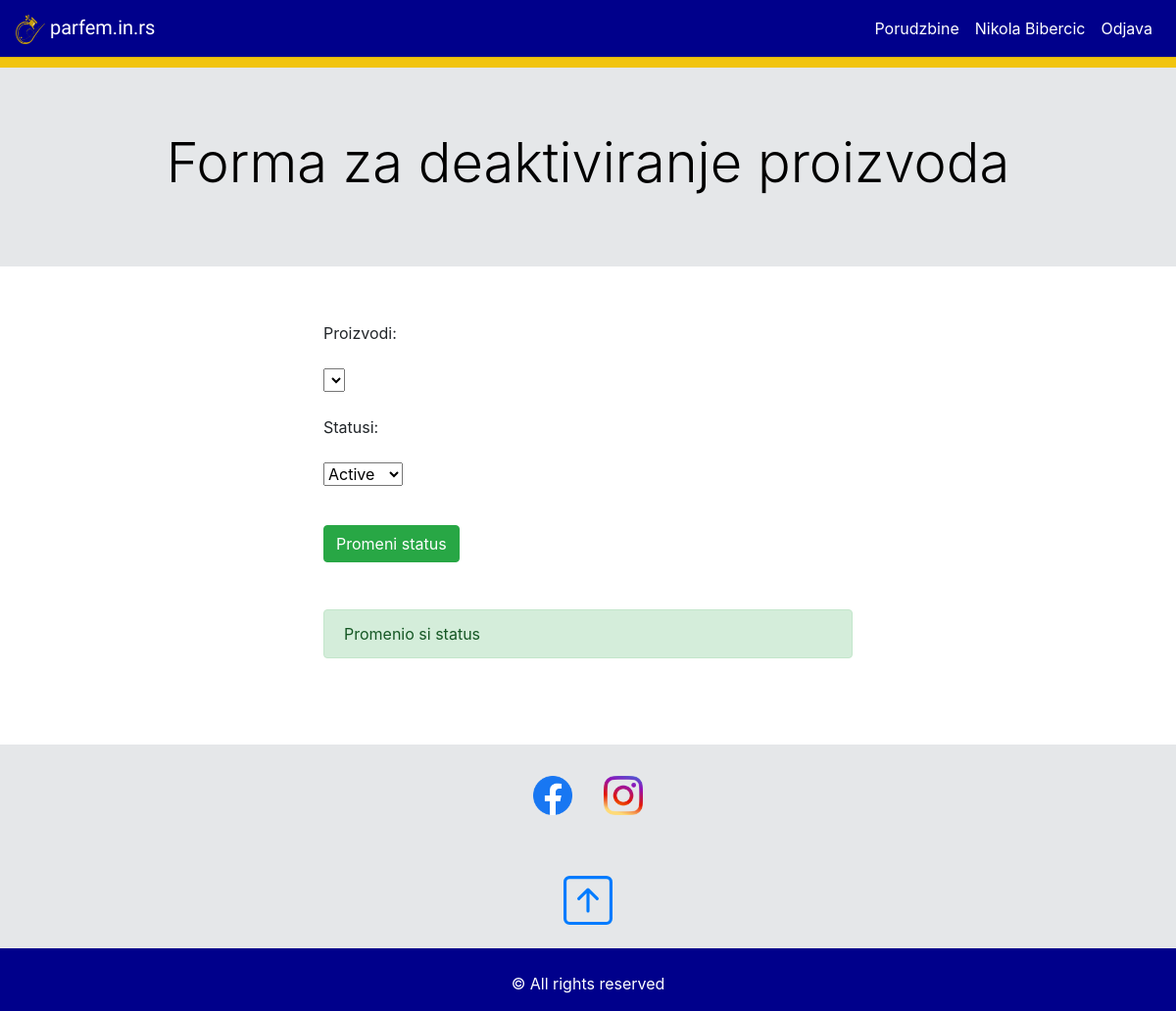
Before: /views/admin.change.product.status.view.php?productStatusChanged=1 (signed in) with the older database file.
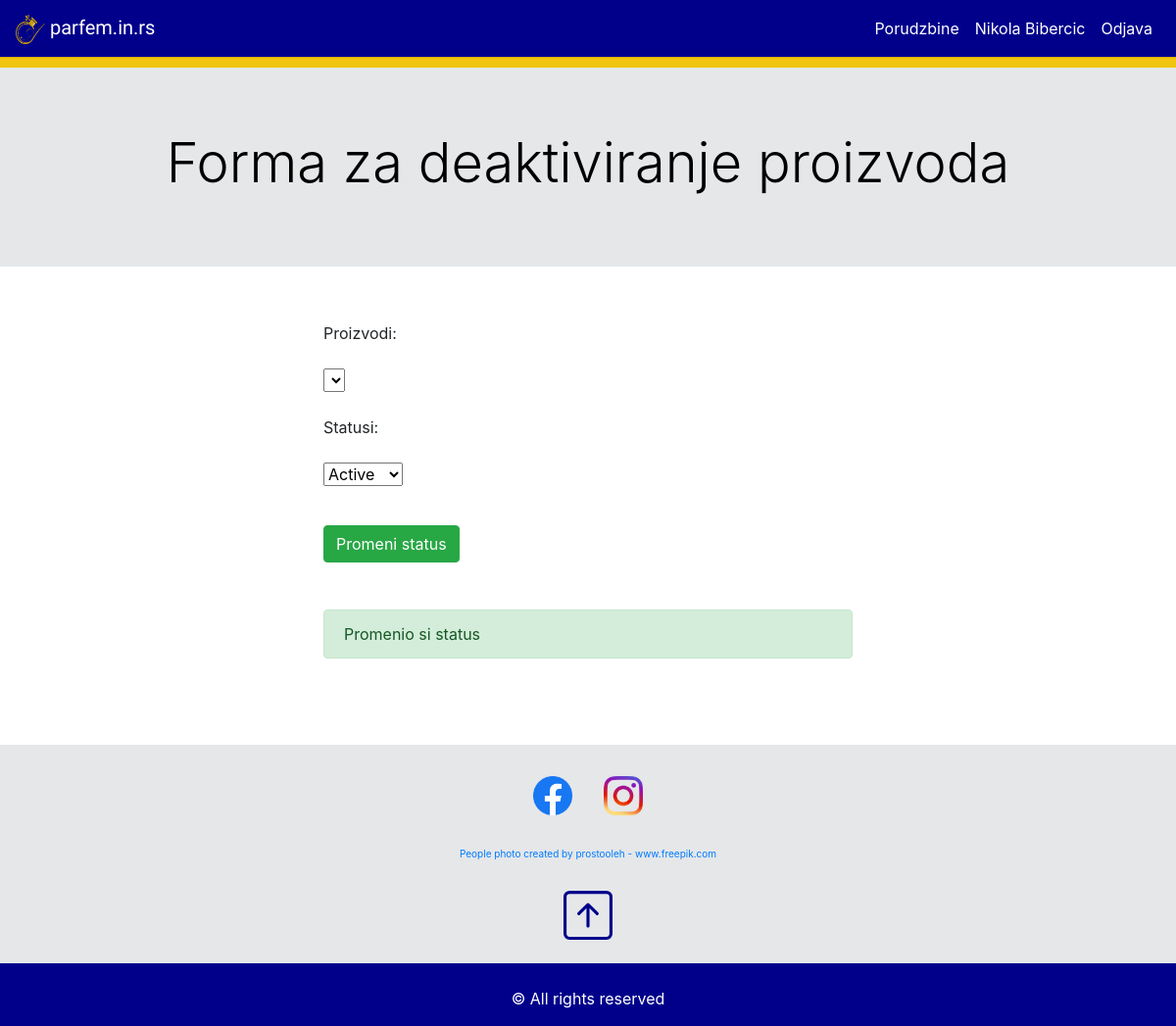
After: the same page with the newer database file.
### tables this page shows
CREATE TABLE settings(
	setting_id int AUTO_INCREMENT PRIMARY KEY,
	setting_description varchar(150),
	setting_value varchar(150),
	setting_value_2 varchar(150)
);

### objects.php (called while the page is built, shortened)
<?php
    require 'classes/Connection.php';
    require 'classes/ConnectionBuilder.php';
    require 'classes/User.php';
    require 'classes/Product.php';
    require 'classes/Setting.php';
    $conn = new Connection();
    $user = new User($conn->connect());
    $product = new Product($conn->connect());
    $setting = new Setting($conn->connect());
?>

### classes/Connection.php (called while the page is built)
<?php
    class Connection{
        public $host='localhost';
        public $dbname='shop';
        public $username='root';
        public $password='';
        public function connect(){
            try{
                return new PDO("mysql:host={$this->host};dbname={$this->dbname};charset=utf8",$this->username,$this->password);
            }catch(PDOException $e){
                echo 'Error'.$e->getMessage();
            }
        }
    }
?>

### classes/ConnectionBuilder.php (called while the page is built, shortened)
<?php
    class ConnectionBuilder{
        public function __construct($conn){
            $this->conn = $conn;
        }
    }
?>

### classes/User.php (called while the page is built, shortened)
<?php
    class User extends ConnectionBuilder{
        public function checkUserAdmin($user_id){
            $sql = "select ur.user_id
                    from user_roles ur
                    inner join roles r on r.role_id = ur.role_id
                    where   ur.user_id = {$user_id}
                            and r.name = 'Admin' ";
            $query = $this->conn->prepare($sql);
            $query->execute();
            $checkUserAdmin = $query->fetchAll(PDO::FETCH_OBJ);
            return $checkUserAdmin;
        }
    }
?>

### classes/Product.php (called while the page is built, shortened)
<?php
    class Product extends ConnectionBuilder{
            public function selectProductStatuses(){
                $sql = "select *
                        from product_statuses
                        ";
                $query = $this->conn->prepare($sql);
                $query->execute();
                $result = $query->fetchAll(PDO::FETCH_OBJ);
                return $result;
            }
    }
?>

### views/admin.change.product.status.view.php (the view, shortened to what this page needs)
<?php require '../objects.php'; ?>
<?php require '../partials/header.php'; ?>
<?php require '../partials/navbar.php'; ?>
<?php
 $setting->navbar('Forma za deaktiviranje proizvoda');
?>
<br>
<div class="container">
    <div class="row">
        <div class="col-3">
        </div>
        <div class="col-6">
            <form action="../files/change.product.status.php" method="POST" enctype="multipart/form-data">
                <div class="form-group">
                    Proizvodi:<br><br>
                    <select name="productId" id="">
                    </select><br><br>
                    Statusi:<br><br>
                    <select name="productStatusId" id="">
                        <?php  $result = $product->selectProductStatuses(); foreach($result as $x):  ?>
                            <option value=<?php echo $x->product_status_id; ?> class="form-control"><?php echo $x->product_status; ?></option>
                        <?php endforeach; ?>
                    </select><br><br>
                </div>
                <button class="btn btn-success" type="submit" name="changeStatus">Promeni status</button>
            </form>
            <br>
            <br>
            <?php if(isset($_GET['productStatusChanged']) && $_GET['productStatusChanged']==true): ?>
                <div class="alert alert-success" role="alert">Promenio si status</div>
            <?php endif; ?>
        </div>
        <div class="col-3">
        </div>
    </div>
</div>
<br>
<br>
<br>
<?php require '../partials/footer.php'; ?>

### partials/header.php (shortened to what this page needs)
<!DOCTYPE html>
<html lang="en">
<head>
    <link rel="stylesheet" href="https://stackpath.bootstrapcdn.com/bootstrap/4.5.2/css/bootstrap.min.css">
    <link rel="stylesheet" href="/shop/main.css">
</head>
<body>

### partials/navbar.php (shortened to what this page needs)
<div class="sticky-top">
    <nav class="navbar navbar-expand-lg navbar-dark" style="background-color: darkblue; ">
            <a class="navbar-brand" href="/shop/index.php" style="font-family: 'Dancing Script', cursive;">
                <img src="/shop/images/siteImages/logo.png" class="card-img-top" alt="" style="height:30px; width:30px;">
                parfem.in.rs
            </a>
            <div class="collapse navbar-collapse" id="navbarTogglerDemo02">
                <ul class="navbar-nav ml-auto">
                    <?php
                        if(isset($_SESSION['user'])){
                            $userId = $_SESSION['user']->user_id;
                        }
                    ?>
                    <?php if(!isset($_SESSION['user'])):  ?>
                        <?php echo ''; ?>
                    <?php elseif($user->checkUserAdmin($userId) or $user->checkUserBloger($userId)):  ?>
                        <li class="nav-item">
                            <a href="/shop/views/admin.orders.view.php" class="nav-link" id="navLink1" style="color:white;">Porudzbine</a>
                        </li>
                    <?php endif; ?>
                    <?php if(isset($_SESSION['user'])): ?>
                        <li class="nav-item">
                            <a href="/shop/views/admin.view.php" class="nav-link" id="navLink2" style="color:white;">
                                <?php
                                    echo $_SESSION['user']->name;
                                ?>
                            </a>
                        </li>
                        <li class="nav-item"><a href="/shop/files/logout.php" class="nav-link" id="navLink3" style="color:white;">Odjava</a></li>
                    <?php else: ?>
                        <li class="nav-item" ><a href="/shop/views/login.view.php" class="nav-link" id="navLink4" style="color:white;">Prijava</a></li>
                    <?php endif; ?>
                </ul>
            </div>
    </nav>
    <?php $navbarJumbotronColor = $setting->selectSettingValue(3); ?>
    <hr class="" class="bg-warning" <?php echo 'style="background-color:'.$navbarJumbotronColor[0]->setting_value.'; height:10px; margin:auto; " ' ?> >
</div>

### classes/Setting.php (shortened to what this page needs)
<?php
    class Setting extends ConnectionBuilder{
        public function selectSettingValue($settingId){
            $sql = "
                select s.setting_value,s.setting_value_2
                from settings s
                where s.setting_id = {$settingId}
            ";
            $query = $this->conn->prepare($sql);
            $query->execute();
            $result = $query->fetchAll(PDO::FETCH_OBJ);
            return $result;
        }
        public function navbar($text){
            $navbarJumbotronColor = $this->selectSettingValue(2);
            $navbarJumbotronTextColor = $this->selectSettingValue(4);
            echo '<div class="jumbotron jumbotron-fluid" style="background-color:'.$navbarJumbotronColor[0]->setting_value.'; color:'.$navbarJumbotronTextColor[0]->setting_value.' " >';
                echo '<div class="container text-center" > ';
                    echo '<h1 class="display-4">'.$text.'</h1>';
                echo '</div>';
            echo '</div>';
        }
    }
?>

### partials/footer.php (shortened to what this page needs)
    <?php $footerJumbotronColor = $setting->selectSettingValue(1); ?>
    <div class="container-fluid" <?php echo 'style="background-color:'.$footerJumbotronColor[0]->setting_value.'; " ' ?> >
        <div class="row">
            <div class="col-12" >
                <br>
                <ul class="nav justify-content-center">
                    <?php
                        $facebookIconShow = $setting->selectSettingValue(7);
                        if($facebookIconShow[0]->setting_value=='true'):
                     ?>
                        <li class="nav-item"><a href="#" class="nav-link"><img src=<?php $facebookIconLink = $setting->selectSettingValue(9); echo $facebookIconLink[0]->setting_value; ?> class="img-fluid" alt="Responsive image" width="40px" height="40px"></a></li>
                    <?php endif; ?>
                    <?php
                        $instagramIconShow = $setting->selectSettingValue(8);
                        if($instagramIconShow[0]->setting_value=='true'):
                     ?>
                        <li class="nav-item"><a href="#" class="nav-link"><img src=<?php $instagramIconLink = $setting->selectSettingValue(10); echo $instagramIconLink[0]->setting_value; ?> class="img-fluid" alt="Responsive image" width="40px" height="40px"></a></li>
                    <?php endif; ?>
                </ul>
                <br>
                <div class="text-center" style="font-size: 10px;">
                    <?php
                        $footerJumbotronlink1Show = $setting->selectSettingValue(12);
                        if($footerJumbotronlink1Show[0]->setting_value=='true'):
                     ?>
                        <?php $footerJumbotronlink1 = $setting->selectSettingValue(14); ?>
                        <a href=<?php echo $footerJumbotronlink1[0]->setting_value;  ?> ><?php echo $footerJumbotronlink1[0]->setting_value_2;  ?></a>
                        <br>
                    <?php endif; ?>
                    <?php $backToTopTextColor = $setting->selectSettingValue(11); ?>
                    <br>
                    <br>
                    <a id="back-to-top" href="#" class="" role="button" title="Click to return on the top page" data-toggle="tooltip" data-placement="left">
                        <svg xmlns="http://www.w3.org/2000/svg" width="50" height="50" fill="currentColor" class="bi bi-arrow-up-square" viewBox="0 0 16 16"  <?php echo 'style="color:'.$backToTopTextColor[0]->setting_value.'; " ' ?> >
                            <path fill-rule="evenodd" d="M15 2a1 1 0 0 0-1-1H2a1 1 0 0 0-1 1v12a1 1 0 0 0 1 1h12a1 1 0 0 0 1-1V2zM0 2a2 2 0 0 1 2-2h12a2 2 0 0 1 2 2v12a2 2 0 0 1-2 2H2a2 2 0 0 1-2-2V2zm8.5 9.5a.5.5 0 0 1-1 0V5.707L5.354 7.854a.5.5 0 1 1-.708-.708l3-3a.5.5 0 0 1 .708 0l3 3a.5.5 0 0 1-.708.708L8.5 5.707V11.5z"/>
                        </svg>
                    </a>
                </div>
                <br>
            </div>
        </div>
    </div>
    <?php
        $footerColor = $setting->selectSettingValue(5);
        $footerTextColor = $setting->selectSettingValue(6);
    ?>
    <div class="container-fluid" <?php echo 'style="background-color:'.$footerColor[0]->setting_value.'; color:'.$footerTextColor[0]->setting_value.'  " ' ?> >
        <div class="row">
            <div class="col-12 text-center">
                <div>
                    <br>
                    <p>&copy; All rights reserved</p>
                </div>
            </div>
        </div>
    </div>
</body>
</html>

Changed rows visible on the page:
added settings: setting_value_2 "People photo created by prostooleh - www.freepik.com"
